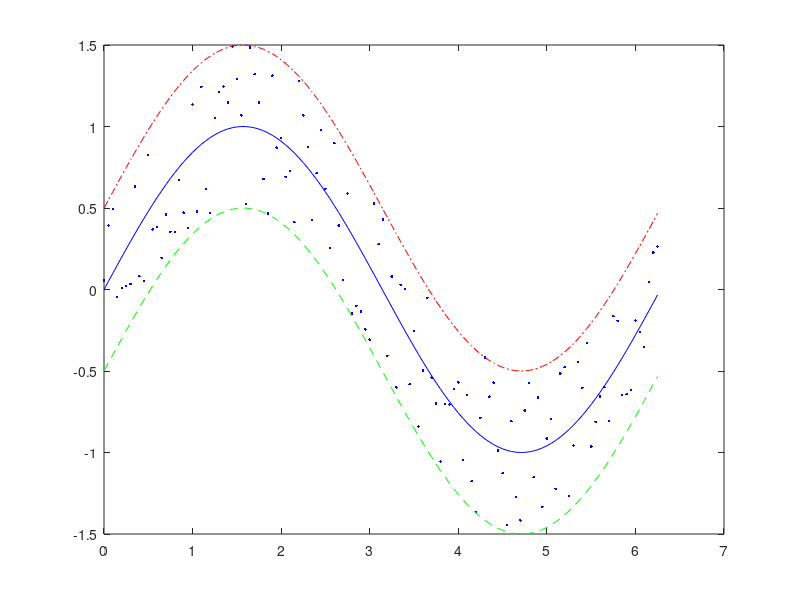

Source code (MATLAB):
clear;close all;

% Creates some fake data so we have something to plot.
x=0:0.05:2*pi;
f=sin(x);
data = f + rand(1,length(x))-0.5;
err_hi = f + 0.5;
err_low = f - 0.5;

% Plot the data
plot(x,f,'b',x,data,'b.',x,err_hi,'r-.',x,err_low,'g--');
